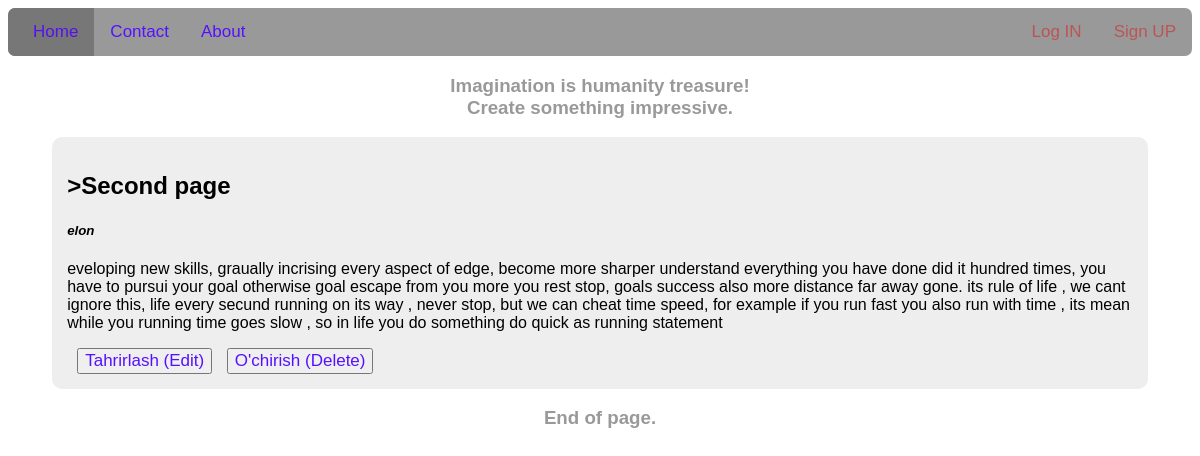
The app's page /post/2/ with its own data.
### blog/models.py (models this page shows, shortened)
class Post(models.Model):
	title = models.CharField(max_length=100)
	author = models.ForeignKey(
		'auth.User',
		on_delete=models.CASCADE)
	summary = models.CharField(max_length=300)
	body= models.TextField()

### blog/views.py (the view)
# urls.py: path('post/<int:pk>/',BlogDetailView.as_view(), name='post_detail'),
class BlogDetailView(DetailView):
	model = Post
	template_name = 'post_detail.html'

### templates/post_detail.html
{% extends "base.html" %}
{% block content %}
		<div>
		<h2>>{{ post.title }}</h2>
		<h5><i>{{ post.author }}</i></h5>
		<p>{{ post.body }}</p>
		</div>
		<span class="edit">
			<button><a href="{% url 'post_edit' post.pk %}">Tahrirlash (Edit)</a></button>
			<button><a href="{% url 'post_delete' post.pk %}">O'chirish (Delete)</a></button>
		</span>
{% endblock content %}

### static/css/base.css (style rules this page uses)
body { font-family: sans-serif; }
.edit a { text-decoration: none; color: #51f; font-size: 17px; }
.edit button { color: #eee; margin-left: 10px; }

### records on screen
Post: title "Second page", author "elon", body "eveloping new skills, graually incrising every aspect of edge, become more sharper understand everything you have done did it hundred times, you have to pursui your goal otherwise goal escape from you more you rest stop, goals success also more distance far away gone. its rule of life , we cant ignore this, life every secund running on its way , never stop, but we can cheat time speed, for example if you run fast you also run with time , its mean while you running time goes slow , so in life you do something do quick as running statement"
